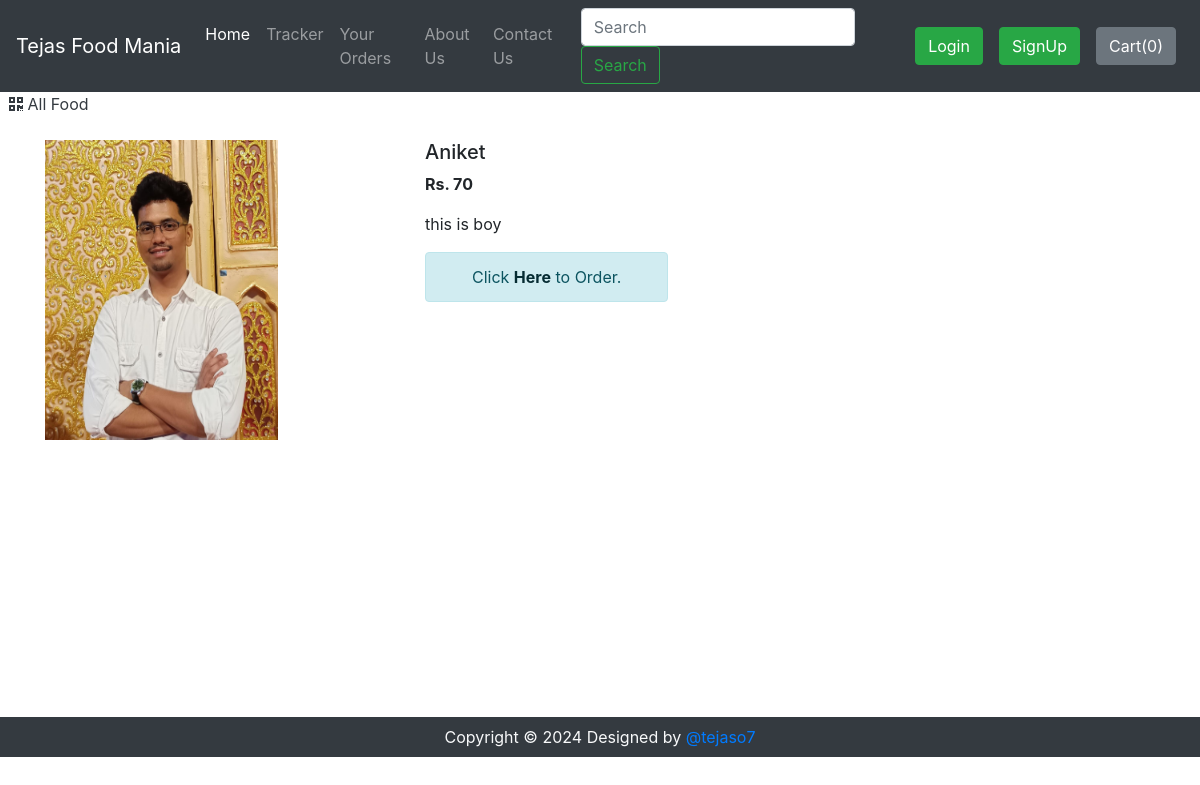
Page /shop/productView/47 on the committed database.
### shop/models.py (models this page shows, shortened)
class Product(models.Model):
    product_id = models.AutoField
    product_name = models.CharField(max_length=50)
    category = models.CharField(max_length=50, default="")
    subcategory = models.CharField(max_length=50, default="")
    price = models.IntegerField(default=0)
    desc = models.CharField(max_length=200)
    pub_date = models.DateField()
    image = models.ImageField(upload_to="shop/images", default="")

### shop/views.py (the view)
# urls.py: path('productView/<int:myid>', views.productView, name="productView"),
def productView(request, myid):
    product = Product.objects.filter(id=myid)
    return render(request, 'shop/prodView.html', {'product': product[0]})

### shop/templates/shop/prodView.html (shortened to what this page needs)
{% extends 'shop/basic.html' %}
{% block body %}
<div>&nbsp;
    <a href="/shop" class="active text-dark">
      <i class="fas fa-qrcode"></i>
      <span>All Food</span>
    </a>
</div>
<div class="container my-4" id="cont">
    <div class="row">
    <div class="col-md-4">
        <img src="/media/{{product.image}}" width="233px" height="300px">
    </div>
    <div class="col-md-8">
        <h5>{{product.product_name}}</h5>
        <p><b>Rs. {{product.price}} </b></p>
        <p>{{product.desc}}</p>
        <div class='alert alert-info col-md-4 col-md-offset-4'>
            <center>Click <a href='/shop/search/?search={{product.product_name}}' class='alert-link'>Here</a> to Order.</center>
        </div>
    </div>
    </div>
</div>
{% endblock %}

### rows in the picture
Product: image (picture), product_name "Aniket", price "70", desc "this is boy"
